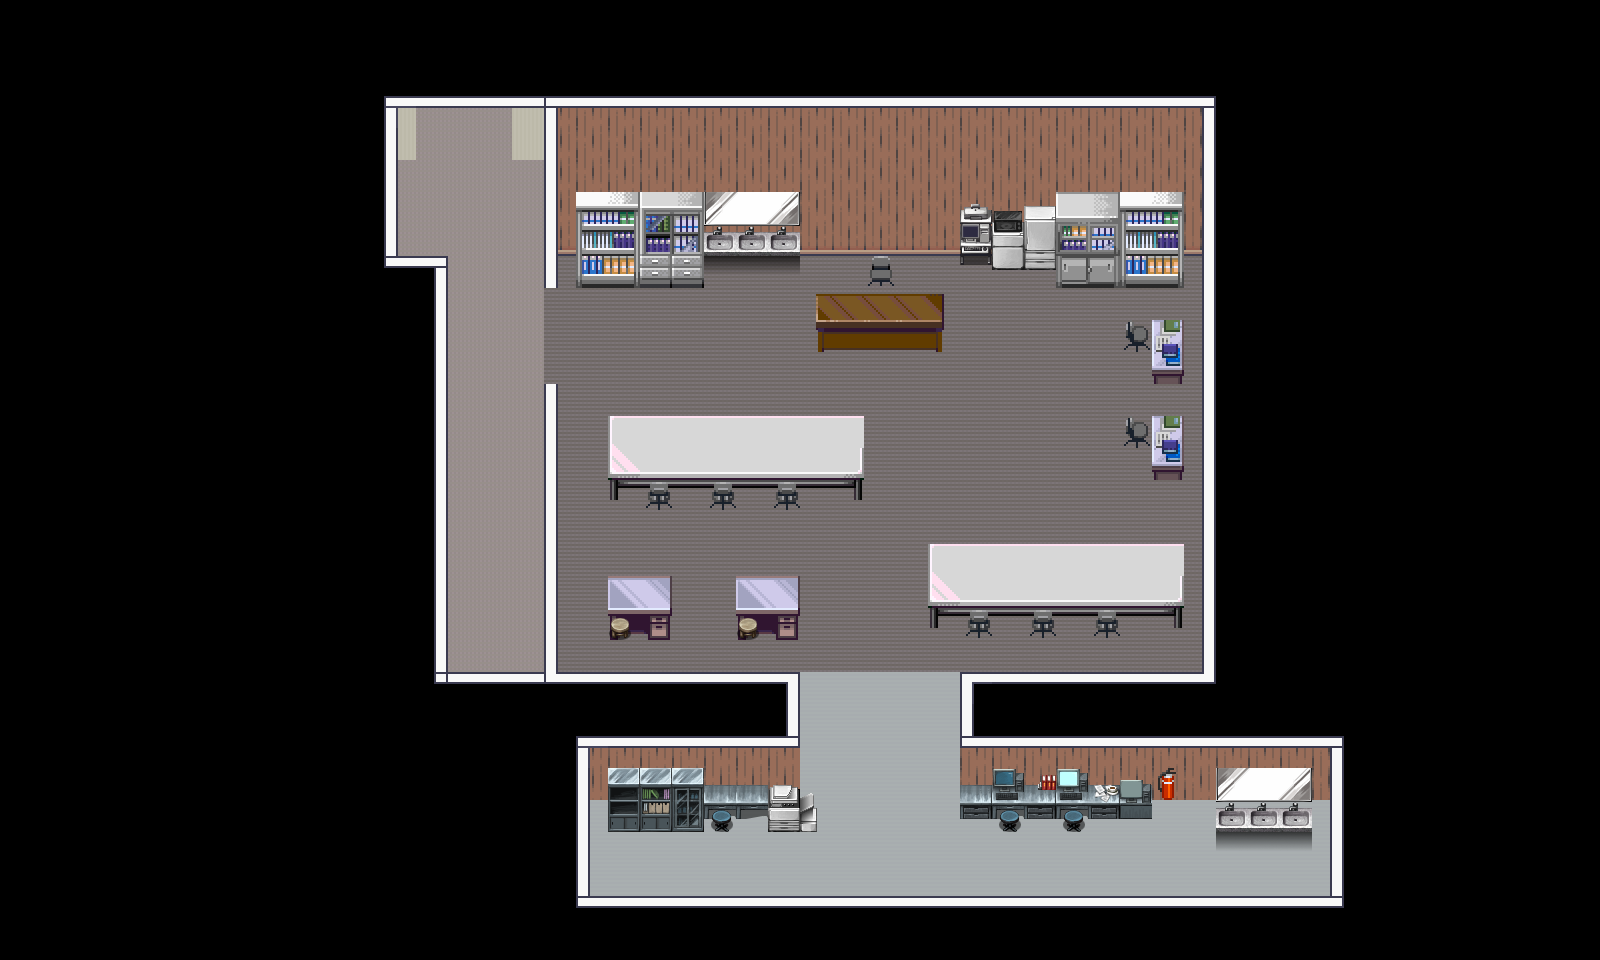

A 2D game scene composited from a Tiled map and its tileset images. What follows is a short description and the map's XML, with each tile layer's data collapsed to a summary:
An orthogonal 50x30 tile map with 32x32 px tiles, 5 tile layers (Fond, fond, contour, classe, ...), 7 tilesets and 37 objects.

<map version="1.10" tiledversion="1.11.0" orientation="orthogonal" renderorder="right-down" width="50" height="30" tilewidth="32" tileheight="32" infinite="0" nextlayerid="12" nextobjectid="53">
 <tileset firstgid="1" source="../Asset/tile_set/Room_Builder_free_32x32.tsx" />
 <tileset firstgid="392" source="../Asset/tile_set/lab.tsx" />
 <tileset firstgid="648" source="../Asset/tile_set/lab3.tsx" />
 <tileset firstgid="904" source="../Asset/tile_set/Interiors_free_32x32.tsx" />
 <tileset firstgid="2328" source="../Asset/tile_set/lab2.tsx" />
 <tileset firstgid="2584" source="../Asset/tile_set/microscope.tsx" />
 <tileset firstgid="2598" source="../Asset/tile_set/squelette.tsx" />
 <layer id="11" name="Fond" width="50" height="30">
  <data>[1500 cells, 1500 non-empty, 1 distinct tile ids]</data>
 </layer>
 <layer id="1" name="fond" width="50" height="30">
  <data>[1500 cells, 572 non-empty, 6 distinct tile ids]</data>
 </layer>
 <layer id="2" name="contour" width="50" height="30">
  <data>[1500 cells, 148 non-empty, 13 distinct tile ids]</data>
 </layer>
 <layer id="3" name="classe" width="50" height="30">
  <data>[1500 cells, 150 non-empty, 85 distinct tile ids]</data>
 </layer>
 <layer id="4" name="deco" width="50" height="30">
  <data>[1500 cells, 11 non-empty, 4 distinct tile ids]</data>
 </layer>
 <objectgroup id="5" name="microscope">
  <object id="3" gid="2388" x="793.229" y="170.142" width="58.5332" height="58.5332" />
  <object id="4" gid="2389" x="851.512" y="170.142" width="58.5332" height="58.5332" />
  <object id="5" gid="2390" x="910.158" y="170.142" width="58.5332" height="58.5332" />
  <object id="6" gid="2406" x="910.158" y="228.064" width="58.5332" height="58.5332" />
  <object id="7" gid="2405" x="851.512" y="228.064" width="58.5332" height="58.5332" />
  <object id="8" gid="2404" x="793.229" y="228.426" width="58.5332" height="58.5332" />
  <object id="9" gid="2407" x="1123.12" y="161.216" width="50.8973" height="44.2277" />
  <object id="16" gid="1320" x="374.914" y="133.014" width="47.7157" height="47.7157" />
  <object id="17" gid="1321" x="422.409" y="133.014" width="47.7157" height="47.7157" />
  <object id="18" gid="1322" x="470.357" y="133.014" width="47.7157" height="47.7157" />
  <object id="19" gid="1323" x="517.852" y="133.014" width="47.7157" height="47.7157" />
  <object id="20" gid="1339" x="517.852" y="180.057" width="47.7157" height="47.7157" />
  <object id="21" gid="1338" x="470.357" y="180.961" width="47.7157" height="47.7157" />
  <object id="22" gid="1337" x="422.409" y="180.961" width="47.7157" height="47.7157" />
  <object id="23" gid="1336" x="374.914" y="180.057" width="47.7157" height="47.7157" />
  <object id="24" gid="2591" x="636.502" y="470.253" width="72.5484" height="72.5484" />
 </objectgroup>
 <objectgroup id="8" name="explication">
  <object id="39" gid="2337" x="868.347" y="323.97" width="32" height="32" />
 </objectgroup>
 <objectgroup id="7" name="squelette">
  <object id="34" gid="2715" x="1007.64" y="427.487" width="39.7863" height="39.7863" />
  <object id="35" gid="2691" x="1007.53" y="388.405" width="39.7863" height="39.7863" />
  <object id="36" gid="2716" x="1047.58" y="428.451" width="39.7863" height="39.7863" />
  <object id="37" gid="2739" x="1008.22" y="467.461" width="39.7863" height="39.7863" />
  <object id="38" gid="2740" x="1047.23" y="467.806" width="39.7863" height="39.7863" />
 </objectgroup>
 <objectgroup id="6" name="add_knowledge">
  <object id="31" gid="2360" x="996.335" y="571.316" width="32" height="32" />
  <object id="32" gid="2438" x="1101.08" y="591.693" width="52.716" height="71.3604" />
  <object id="33" gid="2422" x="794.948" y="449" width="46.5012" height="40.2864" />
 </objectgroup>
 <objectgroup id="9" name="Collision">
  <object id="40" x="398.366" y="178.419">
   <polygon points="0,0 136.89,6.15237 139.966,110.743 178.419,115.357 313.771,113.819 313.771,95.3617 462.966,86.1331 466.042,107.666 413.747,113.819 415.285,176.881 555.251,173.804 547.561,112.281 506.032,112.281 502.956,87.6712 556.789,84.595 655.227,110.743 792.117,110.743 853.641,104.59 836.722,-146.119 -112.281,-126.124 -113.819,6.15237" />
  </object>
  <object id="41" x="409.132" y="67.676">
   <polygon points="0,0 -6.15237,181.495 39.9904,184.571 41.5285,596.78 124.585,598.318 132.276,309.156 156.885,312.233 155.347,593.703 393.752,596.78 395.29,724.441 409.132,732.132 409.132,772.122 183.033,767.508 184.571,821.341 183.033,878.25 -204.566,859.793 -53.8332,9.22855" />
  </object>
  <object id="42" x="572.17" y="881.327">
   <polygon points="0,0 29.2237,9.22855 798.27,7.69046 790.579,56.9094 -33.838,36.9142" />
  </object>
  <object id="43" x="1188.94" y="70.7522">
   <polygon points="0,0 9.22855,192.261 9.22855,593.703 -235.328,592.165 -236.866,753.665 -103.052,765.97 -29.2237,750.589 -30.7618,733.67 19.9952,733.67 23.0714,776.736 136.89,787.503 119.971,876.712 236.866,861.331 19.9952,-3.07618" />
  </object>
  <object id="44" x="1015.14" y="435.28">
   <polygon points="0,0 3.07618,-23.0714 47.6808,-24.6095 50.757,36.9142 -3.07618,43.0666" />
  </object>
  <object id="45" x="1124.35" y="322.999">
   <polygon points="0,0 0,33.838 24.6095,33.838 23.0714,64.5999 67.676,63.0618 63.0618,-4.61428" />
  </object>
  <object id="46" x="1122.81" y="418.361">
   <polygon points="0,0 1.53809,36.9142 29.2237,32.2999 24.6095,61.5237 72.2903,63.0618 66.1379,-6.15237" />
  </object>
  <object id="47" x="869.022" y="412.209">
   <polygon points="0,0 0,93.8236 -256.861,99.976 -270.704,12.3047 -259.938,-3.07618" />
  </object>
  <object id="48" x="604.47" y="576.784">
   <polygon points="0,0 -1.53809,64.5999 72.2903,64.5999 72.2903,-3.07618" />
  </object>
  <object id="49" x="729.056" y="569.094">
   <polygon points="0,0 1.53809,75.3665 75.3665,75.3665 69.2141,3.07618" />
  </object>
  <object id="50" x="922.855" y="539.87">
   <polygon points="0,0 3.07618,96.8998 269.166,95.3617 263.014,0" />
  </object>
 </objectgroup>
 <objectgroup id="10" name="TransitionSN">
  <object id="51" x="396.828" y="167.652" width="152.271" height="41.5285">
   <ellipse />
  </object>
 </objectgroup>
</map>
